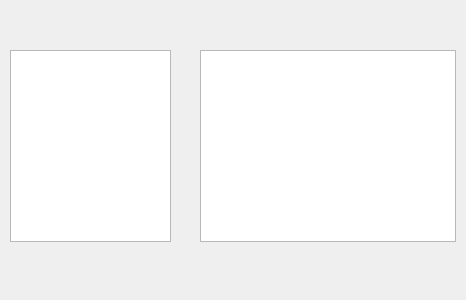
<?xml version="1.0" encoding="UTF-8"?>
<ui version="4.0">
 <class>GesturesWidget</class>
 <widget class="QWidget" name="GesturesWidget">
  <property name="geometry">
   <rect>
    <x>0</x>
    <y>0</y>
    <width>466</width>
    <height>300</height>
   </rect>
  </property>
  <property name="windowTitle">
   <string>Form</string>
  </property>
  <widget class="QGraphicsView" name="graphicsView">
   <property name="geometry">
    <rect>
     <x>200</x>
     <y>50</y>
     <width>256</width>
     <height>192</height>
    </rect>
   </property>
   <property name="minimumSize">
    <size>
     <width>256</width>
     <height>0</height>
    </size>
   </property>
  </widget>
  <widget class="QListWidget" name="listWidget">
   <property name="geometry">
    <rect>
     <x>10</x>
     <y>50</y>
     <width>161</width>
     <height>192</height>
    </rect>
   </property>
  </widget>
 </widget>
 <resources/>
 <connections/>
</ui>
